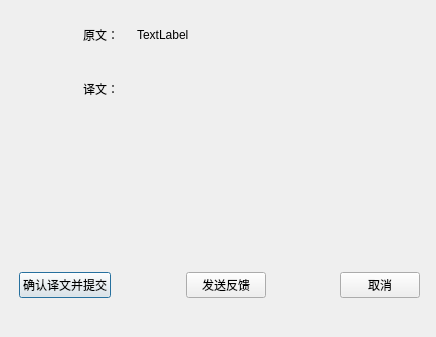
<?xml version="1.0" encoding="UTF-8"?>
<ui version="4.0">
 <class>View_Result</class>
 <widget class="QDialog" name="View_Result">
  <property name="geometry">
   <rect>
    <x>0</x>
    <y>0</y>
    <width>436</width>
    <height>337</height>
   </rect>
  </property>
  <property name="windowTitle">
   <string>译文</string>
  </property>
  <widget class="QWidget" name="layoutWidget">
   <property name="geometry">
    <rect>
     <x>20</x>
     <y>130</y>
     <width>401</width>
     <height>101</height>
    </rect>
   </property>
   <layout class="QHBoxLayout" name="horizontalLayout_6" stretch="1,6">
    <item>
     <widget class="QLabel" name="label_name2"/>
    </item>
    <item>
     <layout class="QVBoxLayout" name="verticalLayout_2">
      <item>
       <layout class="QHBoxLayout" name="horizontalLayout_2" stretch="1,6">
        <item>
         <widget class="QLabel" name="label_3">
          <property name="text">
           <string/>
          </property>
         </widget>
        </item>
        <item>
         <widget class="QLabel" name="label_content2">
          <property name="text">
           <string/>
          </property>
         </widget>
        </item>
       </layout>
      </item>
      <item>
       <layout class="QHBoxLayout" name="horizontalLayout_7" stretch="1,6">
        <item>
         <widget class="QLabel" name="label_4">
          <property name="text">
           <string/>
          </property>
         </widget>
        </item>
        <item>
         <widget class="QLabel" name="label_result2"/>
        </item>
       </layout>
      </item>
     </layout>
    </item>
   </layout>
  </widget>
  <widget class="QWidget" name="layoutWidget">
   <property name="geometry">
    <rect>
     <x>19</x>
     <y>250</y>
     <width>401</width>
     <height>71</height>
    </rect>
   </property>
   <layout class="QHBoxLayout" name="horizontalLayout_3">
    <item>
     <widget class="QPushButton" name="pushButton_submit">
      <property name="text">
       <string>确认译文并提交</string>
      </property>
     </widget>
    </item>
    <item>
     <spacer name="horizontalSpacer_2">
      <property name="orientation">
       <enum>Qt::Horizontal</enum>
      </property>
      <property name="sizeHint" stdset="0">
       <size>
        <width>40</width>
        <height>20</height>
       </size>
      </property>
     </spacer>
    </item>
    <item>
     <widget class="QPushButton" name="pushButton_sendfeedback">
      <property name="text">
       <string>发送反馈</string>
      </property>
     </widget>
    </item>
    <item>
     <spacer name="horizontalSpacer">
      <property name="orientation">
       <enum>Qt::Horizontal</enum>
      </property>
      <property name="sizeHint" stdset="0">
       <size>
        <width>40</width>
        <height>20</height>
       </size>
      </property>
     </spacer>
    </item>
    <item>
     <widget class="QPushButton" name="pushButton_cancel">
      <property name="text">
       <string>取消</string>
      </property>
     </widget>
    </item>
   </layout>
  </widget>
  <widget class="QWidget" name="layoutWidget">
   <property name="geometry">
    <rect>
     <x>21</x>
     <y>11</y>
     <width>401</width>
     <height>101</height>
    </rect>
   </property>
   <layout class="QHBoxLayout" name="horizontalLayout_5" stretch="1,6">
    <item>
     <widget class="QLabel" name="label_name1"/>
    </item>
    <item>
     <layout class="QVBoxLayout" name="verticalLayout">
      <item>
       <layout class="QHBoxLayout" name="horizontalLayout" stretch="1,6">
        <item>
         <widget class="QLabel" name="label">
          <property name="text">
           <string>原文：</string>
          </property>
         </widget>
        </item>
        <item>
         <widget class="QLabel" name="label_content1">
          <property name="text">
           <string>TextLabel</string>
          </property>
         </widget>
        </item>
       </layout>
      </item>
      <item>
       <layout class="QHBoxLayout" name="horizontalLayout_4" stretch="1,6">
        <item>
         <widget class="QLabel" name="label_2">
          <property name="text">
           <string>译文：</string>
          </property>
         </widget>
        </item>
        <item>
         <widget class="QLabel" name="label_result1"/>
        </item>
       </layout>
      </item>
     </layout>
    </item>
   </layout>
  </widget>
 </widget>
 <resources/>
 <connections/>
</ui>
